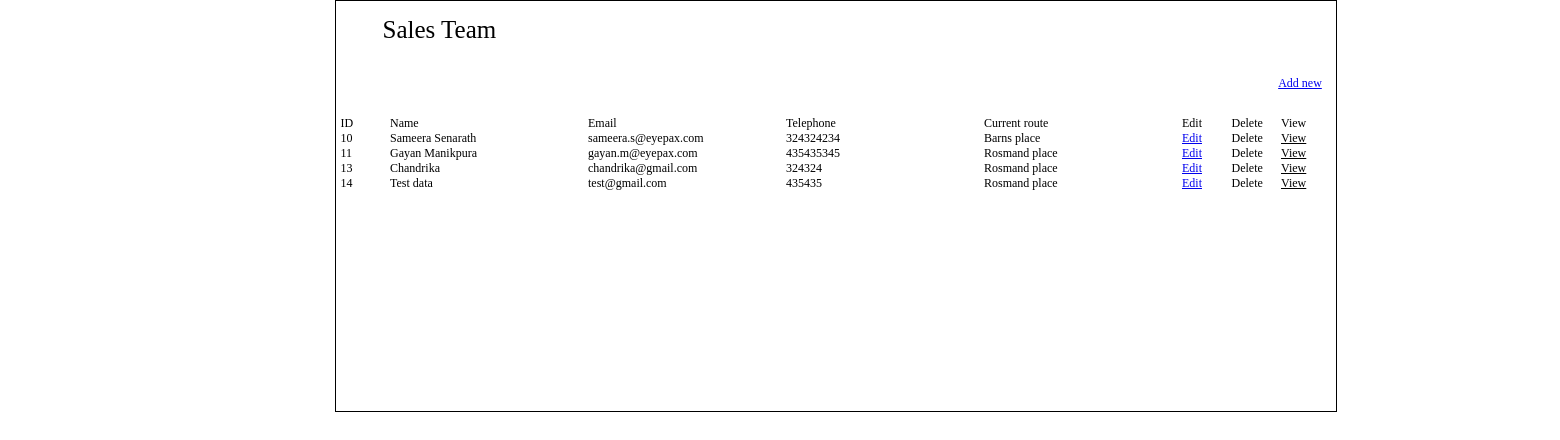
The page / on the database its author committed.
### tables this page shows
CREATE TABLE IF NOT EXISTS `team` (
  `id` int(11) NOT NULL AUTO_INCREMENT,
  `fullname` varchar(150) NOT NULL,
  `email` varchar(50) NOT NULL,
  `telephone` varchar(20) NOT NULL,
  `comment` text NOT NULL,
  `joined_date` date NOT NULL,
  `route_id` int(11) NOT NULL,
  `availability` tinyint(1) NOT NULL,
  PRIMARY KEY (`id`)
);

CREATE TABLE IF NOT EXISTS `route` (
  `route_id` int(11) NOT NULL,
  `route_name` varchar(100) NOT NULL,
  PRIMARY KEY (`route_id`)
);

### module.php (called while the page is built, shortened)
<?php
class Module
{
	var $hostName='localhost';
	var $userName='root';
	var $password='';
	var $database='sales';
	function varConnectDatabase(){
		$con_id=mysql_connect($this->hostName,$this->userName,$this->password);
		if($con_id==null)
			return 'E100';
		else
			return $con_id;
	}
	function intSelectDatabase()
	{
		$db_select=mysql_select_db($this->database);
		if(!$db_select)
			return 'E105';
		else
			return  1;
	}
	function arrGenerateDataArray($query){
		$con=$this->varConnectDatabase();
		if($con!='E100'){
			$select_db = $this->intSelectDatabase();
			if($select_db!='E105'){
				$result_id=mysql_query($query);
				$result_array=array();
				if($result_id){
					$i=0;
					while ($row=mysql_fetch_array($result_id,MYSQL_BOTH)){
						$result_array[$i]=$row;
						$i++;
					}
					$result=$result_array;
				}
				else
					$result='E115';
			}
			else
				$result = $select_db;
		}
		else
			$result = $con;
		return $result;
	}
}
?>

### controller.php (called while the page is built, shortened)
<?php
include 'module.php';
class Controller{
	var $dbCon;
	function Controller()
	{
		$this->dbCon = new Module();
	}
	function arrayListTeamData()
	{
		$query = "SELECT t.id, t.fullname, t.email, t.telephone, r.route_name FROM team as t, route as r WHERE r.route_id = t.route_id AND t.availability!=0 ";
		$query_result = $this->dbCon->arrGenerateDataArray($query);
			return $query_result;
	}
}
?>

### index.php (the view, shortened to what this page needs)
<?php
include 'controller.php';
$controller = new Controller();
$team_list = $controller->arrayListTeamData();
?>
<!DOCTYPE HTML PUBLIC "-//W3C//DTD HTML 4.01 Transitional//EN">
<html>
<head>
<link rel="stylesheet" href="css/styles.css" type="text/css" media="all" />
</head>
<body>
<div id="wrapper">
	<div id="content">
		<div id="content-title">Sales Team </div>
		<div id="content-add-new"><a href="insert-member.php">Add new</a></div>
		<div id="team-list">
			<div id="team-id">ID</div>
			<div id="team-name">Name</div>
			<div id="team-email">Email</div>
			<div id="team-tel">Telephone</div>
			<div id="team-route">Current route </div>
			<div id="cont-view">Edit</div>
			<div id="cont-edit">Delete</div>
			<div id="cont-del">View</div>
		</div>
		<?php
		foreach($team_list as $data){
			$id = $data['id'];
			$fullname = $data['fullname'];
			$email = $data['email'];
			$telephone = $data['telephone'];
			$route_name = $data['route_name'];
			print '<div id="team-data">
			<div id="team-id">'.$id.'</div>
			<div id="team-name">'.$fullname.'</div>
			<div id="team-email">'.$email.'</div>
			<div id="team-tel">'.$telephone.'</div>
			<div id="team-route">'.$route_name.'</div>
			<div id="data-view" class="'.$id.'"><span id="view_data-'.$id.'" class="'.$id.'">View</span></div>
			<div id="cont-edit" class="'.$id.'"><a href="edit-member.php?mem_id='.$id.'">Edit<a/></div>
			<div id="cont-del" class="'.$id.'"><div id="delete-mem" class="'.$id.'">Delete</div></div>
		</div>';
		}
		?>
	</div>
</div>
</body>
</html>

### css/styles.css (style rules this page uses)
html { height: 100% }
body { margin: 0 auto; padding: 0; }
#wrapper { margin:0 auto; position: relative; width: 990px; font-size: 12px; font-family: Georgia, "Times New Roman", Times, serif; }
#content { position: relative; margin: 0 auto; width: 100%; border: 1px solid #000000; padding: 5px; margin-left: 5%; min-height: 400px; }
#content-title { font-size: 25px; margin-left: 32px; min-height: 50px; padding: 10px; width: 100%; }
#content-add-new { width:978px; float:right; min-height: 40px; left: 93.5%; position: relative; height: 15px; }
#team-list { width:100%; }
#team-id { width:5%; float: left; }
#team-name, #team-email, #team-tel, #team-route { width:20%; float: left; }
#cont-view, #cont-edit, #cont-del { width:5%; float: left; }
#data-view, #view_data a, #view_data a:active, #view_data a:hover { cursor: hand; text-decoration: underline; float: right; width: 5%; }

### rows shown on the page
team: id "10", fullname "Sameera Senarath", email "sameera.s@eyepax.com", telephone "324324234", route.route_name "Barns place"
team: id "11", fullname "Gayan Manikpura", email "gayan.m@eyepax.com", telephone "435435345", route.route_name "Rosmand place"
team: id "13", fullname "Chandrika", email "chandrika@gmail.com", telephone "324324", route.route_name "Rosmand place"
team: id "14", fullname "Test data", email "test@gmail.com", telephone "435435", route.route_name "Rosmand place"
